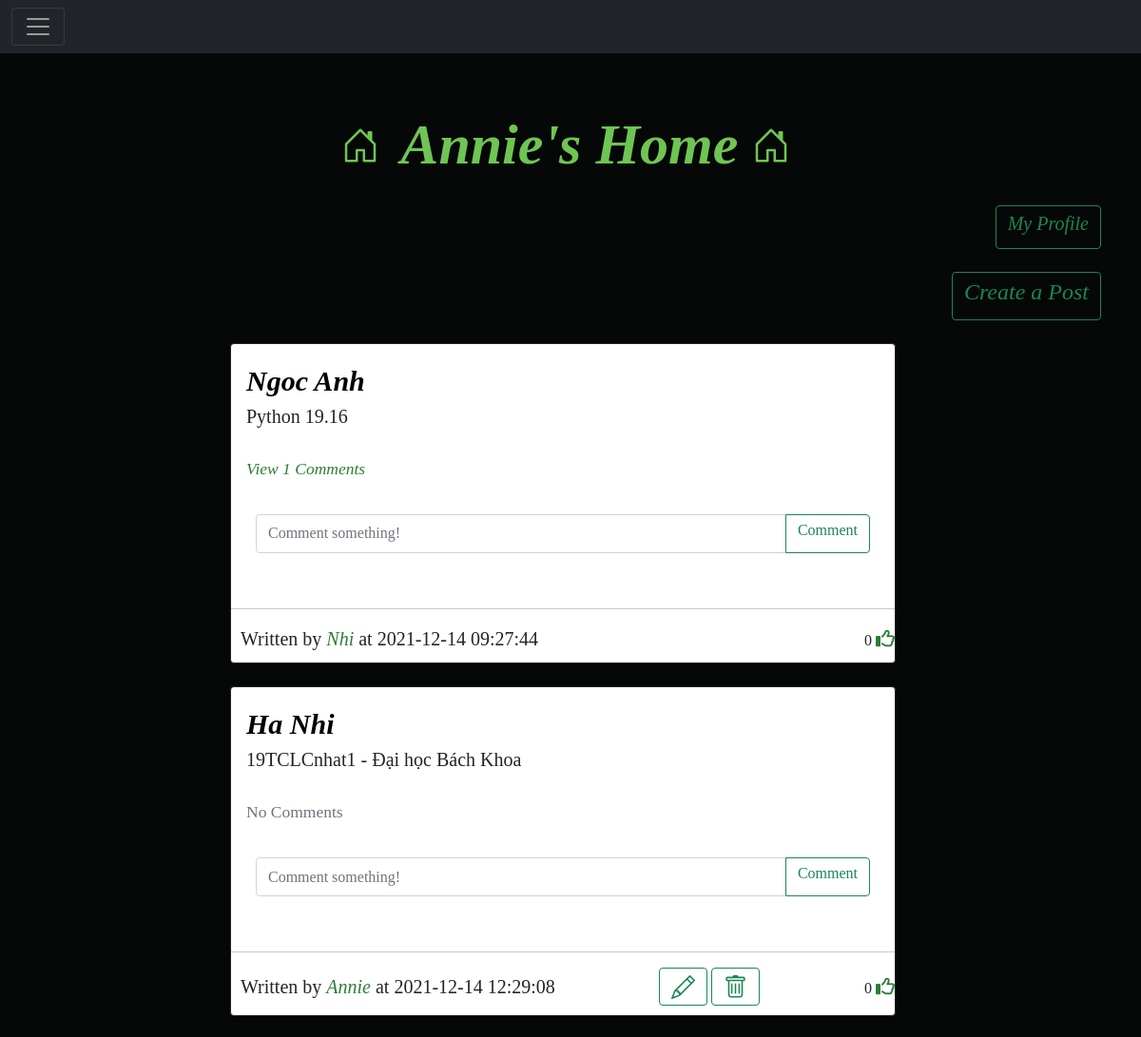
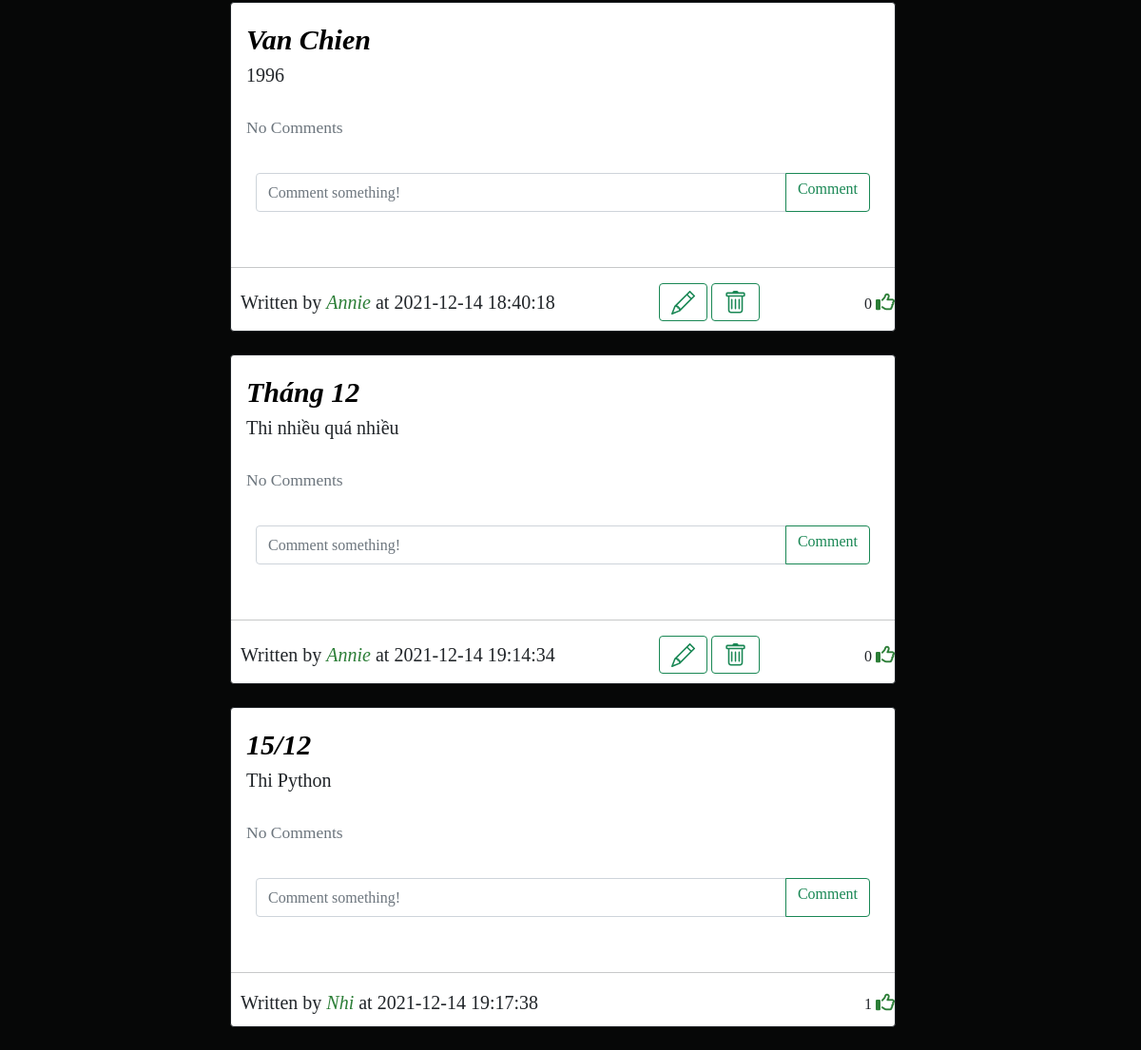
Screenshot of /home (signed in) with the database file from the repository (2 pictures, top to bottom).
### Website/models.py (models this page shows)
class User(db.Model, UserMixin):
    id = db.Column(db.Integer, primary_key=True)
    email = db.Column(db.String(150), unique=True)
    username = db.Column(db.String(150), unique=True)
    password = db.Column(db.String(150))
    date_created = db.Column(db.DateTime(timezone=True), default=func.now())
    posts = db.relationship('Post', backref='user', passive_deletes=True)
    comments = db.relationship('Comment', backref='user', passive_deletes=True)
    likes = db.relationship('Like', backref='user', passive_deletes=True)
    followed = db.relationship('Follow', foreign_keys=[Follow.follower_id], backref=db.backref('follower', lazy='joined'), lazy=True, cascade='all, delete-orphan')
    followers = db.relationship('Follow', foreign_keys=[Follow.followed_id], backref=db.backref('followed', lazy='joined'), lazy=True, cascade='all, delete-orphan')

class Post(db.Model):
    id = db.Column(db.Integer, primary_key=True)
    title = db.Column(db.Text, nullable=False)
    text = db.Column(db.Text, nullable=False)
    date_created = db.Column(db.DateTime(timezone=True), default=func.now())
    author = db.Column(db.Integer, db.ForeignKey(
        'user.id', ondelete="CASCADE"), nullable=False)
    comments = db.relationship('Comment', backref='post', passive_deletes=True)
    likes = db.relationship('Like', backref='post', passive_deletes=True)

### Website/views.py (the view)
@views.route("/")
@views.route("/home")
@login_required
def home():
    posts = Post.query.all()
    return render_template("home.html", user=current_user, posts=posts)

### Website/__init__.py (called while the page is built)
def create_app():
    app = Flask(__name__)
    app.config['SECRET_KEY'] = "helloworld"
    app.config['SQLALCHEMY_DATABASE_URI'] = f'sqlite:///{DB_NAME}'
    db.init_app(app)
    from .views import views
    from .auth import auth
    app.register_blueprint(views, url_prefix="/")
    app.register_blueprint(auth, url_prefix="/")
    from .models import User, Post, Comment,Like,Follow
    create_database(app)
    login_manager = LoginManager()
    login_manager.login_view = "auth.login"
    login_manager.init_app(app)
    @login_manager.user_loader
    def load_user(id):
        return User.query.get(int(id))
    return app

### Website/templates/home.html (shortened to what this page needs)
{% extends "posts_div.html" %}
{% block header %}
{{user.username}}'s Home
{% endblock %}
{% block profile %}
<div>
  <a href="/profile/{{user.username}}" class="btn btn-outline-success"  ><h5>My Profile</h5></a>
</div>
<br>
<div>
  <a href="/create-post" class="btn btn-outline-success" type="button"><h4>Create a Post </h4></a >
</div>
{% endblock %}

### Website/templates/posts_div.html (shortened to what this page needs)
{% extends "base.html" %} {% block title %}Home{% endblock %}
{% block content%}
  <h1 align="center">{% block header %}Posts{% endblock %}</h1>
  <div align="right">
    {% block profile %}{% endblock %}
  </div>
  <br>
  <div  class="posts">
    {% for post in posts %}
    <div class="card border-dark">
      <div class="card-body">
        <div class="card-text">
          <a class="post-title" href="/post/{{post.id}}">{{post.title}}</a>
          <p class="post-test">{{post.text}}</p>
        </div>
        <br />
        <p class="card-text">
          {% if post.comments|length > 0 %}
          <a data-bs-toggle="collapse" href="#comments-{{post.id}}" role="button">
            <small>View {{post.comments|length}} Comments</small>
          </a>
          {% else %}
          <small class="text-muted">No Comments</small>
          {% endif %}
        </p>
        <br>
        <form
          class="input-group mb-3"
          method="POST"
          action="/create-comment/{{post.id}}"
        >
          <input
            type="text"
            id="text"
            name="text"
            class="form-control"
            placeholder="Comment something!"
          />
          <button class="btn btn-outline-success" type="submit"><h6>Comment</h6></button>
        </form>
      </div>
      <hr>
      <div class="item">
        <div class="d-flex align-items-center justify-content-between">
          <p>Written by <a list-style = "none" class="" href="/profile/{{post.user.username}}"> {{post.user.username}}</a> at {{post.date_created}}</p>
          <div>
            {% if user.id == post.author %}
            <a class="btn btn-outline-success" data-toggle="collapse" href="/edit-post/{{post.id}}" class="dropdown-item"
            ></a>
              <a class="btn btn-outline-success" data-toggle="collapse" href="/delete-post/{{post.id}}" class="dropdown-item"
              ></a>
            {% endif %}
          </div>
          <div>
            {{ post.likes|length }}
              {% if user.id in post.likes|map(attribute="author")|list %}
              <a href="/like-post/{{post.id}}">
              <i class="fas fa-thumbs-up"></i>
            </a>
              {% else %}
              <a href="/like-post/{{post.id}}">
                <i class="far fa-thumbs-up"></i>
               </a>
              {% endif %}
            </div>
    </div>
    </div>
      </div>
    <br/>
    {% endfor %}
  </div>
   {% endblock %}

### Website/static/main.css (style rules this page uses)
body { font-family: 'Times New Roman', Times, serif; background-color: rgb(6, 7, 7) ; background-position: center; background-size:cover; background-repeat: no-repeat; }
h1 { margin-top: 40px; padding: 20px; font-size: 60px; font-style: italic; font-weight: bold; color: rgb(110, 197, 83); }
form { padding: 10px; }
input { font-size: 20px; }
a { text-decoration: none; font-size: 20px; font-style: italic; color: rgb(44, 126, 55); }
p { padding-bottom: 0px; font-size: 20px; margin-bottom: 0px; }
input { font-size: 30px; }
.post-title { font-size: 30px; font-style: oblique; font-weight: bolder; color: black; }
.post-test { font-size: 20px; font-weight: lighter; }
.posts { width: 700px; height: 500px; margin-left: 200px; }
.item { padding-left: 10px; padding-bottom: 10px; }

### rows the page displays
User: username "Annie"
Post: title "Ngoc Anh", text "Python 19.16", comments|length "1", user.username "Nhi", date_created "2021-12-14 09:27:44", likes|length "0"
Post: title "Ha Nhi", text "19TCLCnhat1 - Đại học Bách Khoa", shows "No Comments", user.username "Annie", date_created "2021-12-14 12:29:08", likes|length "0"
Post: title "Van Chien", text "1996", shows "No Comments", user.username "Annie", date_created "2021-12-14 18:40:18", likes|length "0"
Post: title "Tháng 12", text "Thi nhiều quá nhiều", shows "No Comments", user.username "Annie", date_created "2021-12-14 19:14:34", likes|length "0"
Post: title "15/12", text "Thi Python", shows "No Comments", user.username "Nhi", date_created "2021-12-14 19:17:38", likes|length "1"
